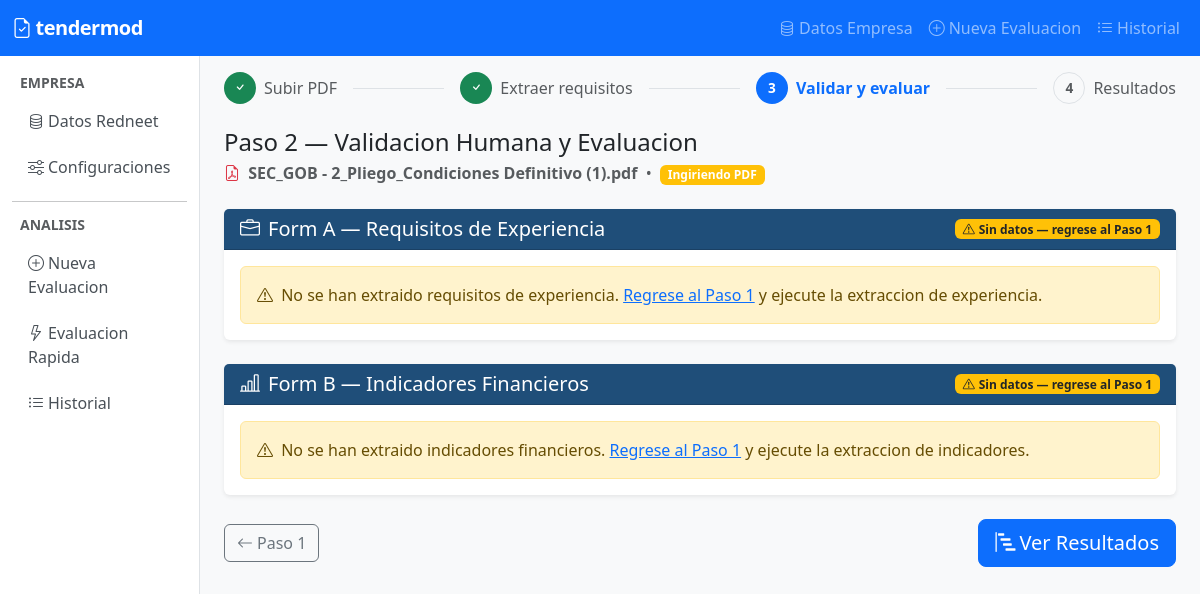
/analysis/12/step2/, run on the app's committed database.
### apps/core/models.py (models this page shows, shortened)
class AnalysisSession(models.Model):
    STATUS_CHOICES = [
        ('created', 'Creado'),
        ('ingesting_pdf', 'Ingiriendo PDF'),
        ('pdf_ready', 'PDF listo'),
        ('extracted', 'Requisitos extraidos'),
        ('evaluating', 'Evaluando'),
        ('completed', 'Completado'),
        ('error', 'Error'),
    ]
    status = models.CharField(max_length=20, choices=STATUS_CHOICES, default='created')
    pdf_filename = models.CharField(max_length=255, blank=True)
    experience_requirements_json = models.TextField(blank=True)
    indicators_requirements_json = models.TextField(blank=True)
    general_info_text = models.TextField(blank=True)
    celery_task_id = models.CharField(max_length=255, blank=True)
    created_at = models.DateTimeField(auto_now_add=True)
    updated_at = models.DateTimeField(auto_now=True)
    class Meta:
        ordering = ['-created_at']
    @property
    def status_display_class(self):
        mapping = {
            'created': 'secondary',
            'ingesting_pdf': 'warning',
            'pdf_ready': 'info',
            'extracted': 'primary',
            'evaluating': 'warning',
            'completed': 'success',
            'error': 'danger',
        }
        return mapping.get(self.status, 'secondary')

### apps/analysis/views.py (the view, shortened to what this page needs)
# urls.py: path('<int:pk>/step2/', views.analysis_step2, name='step2'),
def analysis_step2(request, pk):
    session = get_object_or_404(AnalysisSession, pk=pk)
    exp_initial = {}
    ind_initial = {}
    indicators_list = []
    if request.method == 'POST':
        pass
    exp_form = ExperienceEditForm(initial=exp_initial)
    ind_form = IndicatorsEditForm(initial=ind_initial)
    exp_data = None
    if session.experience_requirements_json:
        try:
            from tendermod.evaluation.schemas import ExperienceResponse
            exp_data = ExperienceResponse.model_validate_json(session.experience_requirements_json)
        except Exception as exc:
            logger.error('Error parseando ExperienceResponse para step2: %s', exc)
    context = {
        'session': session,
        'exp_form': exp_form,
        'ind_form': ind_form,
        'indicators_list': indicators_list,
        'exp_initial_json': json.dumps(exp_initial),
        'system_threshold': SystemConfig.get_solo().threshold_objeto,
        'exp_data': exp_data,
    }
    return render(request, 'analysis/step2.html', context)

### apps/core/models.py (called while the page is built)
    @classmethod
    def get_solo(cls):
        obj, _ = cls.objects.get_or_create(pk=1)
        return obj

### templates/analysis/step2.html (shortened to what this page needs)
{% extends "base.html" %}
{% load static %}
{% load l10n %}
{% block content %}
<div class="d-flex align-items-center gap-2 mb-4">
    <span class="step-badge bg-success text-white"><i class="bi bi-check"></i></span>
    <span class="text-muted">Subir PDF</span>
    <div class="flex-grow-1 border-top mx-2"></div>
    <span class="step-badge bg-success text-white"><i class="bi bi-check"></i></span>
    <span class="text-muted">Extraer requisitos</span>
    <div class="flex-grow-1 border-top mx-2"></div>
    <span class="step-badge bg-primary text-white">3</span>
    <span class="fw-semibold text-primary">Validar y evaluar</span>
    <div class="flex-grow-1 border-top mx-2"></div>
    <span class="step-badge bg-light text-muted border">4</span>
    <span class="text-muted">Resultados</span>
</div>
<div class="d-flex align-items-center gap-3 mb-4">
    <div>
        <h4 class="mb-1">Paso 2 — Validacion Humana y Evaluacion</h4>
        <p class="text-muted mb-0">
            <i class="bi bi-file-earmark-pdf me-1 text-danger"></i>
            <strong>{{ session.pdf_filename }}</strong>
            &nbsp;&bull;&nbsp;
            <span class="badge bg-{{ session.status_display_class }}">
                {{ session.get_status_display }}
            </span>
        </p>
    </div>
</div>
<div class="row g-4">
    <div class="col-12">
        <div class="card border-0 shadow-sm">
            <div class="card-header card-header-tendermod d-flex justify-content-between align-items-center">
                <h5 class="mb-0"><i class="bi bi-briefcase me-2"></i>Form A — Requisitos de Experiencia</h5>
                {% if not session.experience_requirements_json %}
                    <span class="badge bg-warning text-dark">
                        <i class="bi bi-exclamation-triangle me-1"></i>Sin datos — regrese al Paso 1
                    </span>
                {% endif %}
            </div>
            <div class="card-body">
                {% if session.experience_requirements_json %}
                    <p class="text-muted small mb-3">
                        Revise y corrija los requisitos de experiencia extraidos por el LLM antes de evaluar.
                        Los campos editables son los que el sistema usara en la comparacion.
                    </p>
                    <form id="form-experience">
                        <div class="row g-3">
                            <div class="col-12">
                                <label class="form-label fw-semibold">{{ exp_form.listado_codigos.label }}</label>
                                {{ exp_form.listado_codigos }}
                                <div class="form-text">{{ exp_form.listado_codigos.help_text }}</div>
                            </div>
                            <div class="col-md-4">
                                <label class="form-label fw-semibold">{{ exp_form.cantidad_codigos.label }}</label>
                                {{ exp_form.cantidad_codigos }}
                            </div>
                            <div class="col-md-4">
                                <label class="form-label fw-semibold">{{ exp_form.cantidad_contratos.label }}</label>
                                {{ exp_form.cantidad_contratos }}
                            </div>
                            <div class="col-md-4">
                                <label class="form-label fw-semibold">{{ exp_form.valor.label }}</label>
                                {{ exp_form.valor }}
                            </div>
                            <div class="col-12">
                                <label class="form-label fw-semibold">{{ exp_form.objeto.label }}</label>
                                {{ exp_form.objeto }}
                            </div>
                            <div class="col-md-4">
                                <label class="form-label fw-semibold">{{ exp_form.pagina.label }}</label>
                                {{ exp_form.pagina }}
                            </div>
                            <div class="col-md-4">
                                <label class="form-label fw-semibold">{{ exp_form.seccion.label }}</label>
                                {{ exp_form.seccion }}
                            </div>
                            <div class="col-md-6">
                                <label class="form-label fw-semibold">{{ exp_form.regla_codigos.label }}</label>
                                {{ exp_form.regla_codigos }}
                            </div>
                            <div class="col-md-6">
                                <label class="form-label fw-semibold">{{ exp_form.objeto_exige_relevancia.label }}</label>
                                {{ exp_form.objeto_exige_relevancia }}
                            </div>
                            <div class="col-md-6">
                                <label class="form-label fw-semibold small">
                                    Umbral semantico
                                    <span class="badge bg-secondary fw-normal ms-1">Global: {{ system_threshold|floatformat:2 }}</span>
                                </label>
                                <input type="number" id="umbral-experiencia" name="umbral"
                                       min="0" max="1" step="0.01"
                                       value="{% localize off %}{{ system_threshold }}{% endlocalize %}"
                                       class="form-control">
                                <div class="form-text">Sobreescribe el umbral global por esta evaluacion (0.0 - 1.0). Configurar en <a href="{% url 'redneet:settings' %}">Configuraciones</a>.</div>
                            </div>
                            {% if exp_data.modo_evaluacion == "MULTI_CONDICION" %}
                            <div class="col-12 mt-3">
                                <label class="form-label fw-semibold">
                                    Sub-requisitos de Experiencia Especifica
                                    <span class="badge bg-info text-dark ms-1">Multi-condicion</span>
                                </label>
                                <div id="sub-requisitos-container">
                                    {% for sub in exp_data.sub_requisitos %}
                                    <div class="card border mb-2 sub-req-card" data-index="{{ forloop.counter0 }}">
                                        <div class="card-body py-2">
                                            <div class="row g-2 align-items-center">
                                                <div class="col-1 text-center fw-bold text-muted">{{ forloop.counter }}</div>
                                                <div class="col-7">
                                                    <input type="text" class="form-control form-control-sm sub-req-desc"
                                                           value="{{ sub.descripcion }}">
                                                </div>
                                                <div class="col-2">
                                                    <input type="text" class="form-control form-control-sm sub-req-codigos"
                                                           value="{{ sub.codigos_unspsc|join:', ' }}"
                                                           placeholder="Codigos UNSPSC">
                                                </div>
                                                <div class="col-2">
                                                    <input type="number" class="form-control form-control-sm sub-req-cantidad"
                                                           value="{{ sub.cantidad_minima_contratos }}" min="1">
                                                </div>
                                            </div>
                                        </div>
                                    </div>
                                    {% endfor %}
                                </div>
                                <div class="form-text">
                                    Cada sub-requisito debe ser cubierto por un contrato RUP distinto.
                                </div>
                            </div>
                            {% endif %}
                        </div>
                        <div class="mt-4 d-flex align-items-center gap-3">
                            <button type="button" class="btn btn-success btn-lg"
                                    onclick="evaluateExperience()">
                                <i class="bi bi-play-circle me-2"></i>Evaluar Experiencia
                            </button>
                            <div id="spinner-eval-experience"></div>
                        </div>
                    </form>
                {% else %}
                    <div class="alert alert-warning mb-0">
                        <i class="bi bi-exclamation-triangle me-1"></i>
                        No se han extraido requisitos de experiencia.
                        <a href="{% url 'analysis:step1' pk=session.pk %}">Regrese al Paso 1</a>
                        y ejecute la extraccion de experiencia.
                    </div>
                {% endif %}
            </div>
        </div>
    </div>
    <div class="col-12">
        <div class="card border-0 shadow-sm">
            <div class="card-header card-header-tendermod d-flex justify-content-between align-items-center">
                <h5 class="mb-0"><i class="bi bi-bar-chart-line me-2"></i>Form B — Indicadores Financieros</h5>
                {% if not session.indicators_requirements_json %}
                    <span class="badge bg-warning text-dark">
                        <i class="bi bi-exclamation-triangle me-1"></i>Sin datos — regrese al Paso 1
                    </span>
                {% endif %}
            </div>
            <div class="card-body">
                {% if session.indicators_requirements_json %}
                    <p class="text-muted small mb-3">
                        Revise los indicadores financieros extraidos del pliego.
                        Puede editar el valor requerido si el LLM lo interpreto incorrectamente.
                    </p>
                    <div id="indicators-table-container">
                        <table class="table table-sm table-bordered align-middle mb-0" id="indicators-table">
                            <thead class="table-light">
                                <tr>
                                    <th style="width:50%">Indicador</th>
                                    <th style="width:50%">Valor / Condicion requerida</th>
                                </tr>
                            </thead>
                            <tbody id="indicators-tbody">
                                {% for ind in indicators_list %}
                                <tr>
                                    <td>
                                        <input type="hidden" class="ind-name" value="{{ ind.indicador }}">
                                        {{ ind.indicador }}
                                    </td>
                                    <td>
                                        <input type="text" class="form-control form-control-sm ind-valor"
                                               value="{{ ind.valor }}">
                                    </td>
                                </tr>
                                {% empty %}
                                <tr>
                                    <td colspan="2" class="text-muted text-center">Sin indicadores extraidos.</td>
                                </tr>
                                {% endfor %}
                            </tbody>
                        </table>
                    </div>
                    <div class="mt-4 d-flex align-items-center gap-3">
                        <button type="button" class="btn btn-success btn-lg"
                                onclick="evaluateIndicators()">
                            <i class="bi bi-play-circle me-2"></i>Evaluar Indicadores
                        </button>
                        <div id="spinner-eval-indicators"></div>
                    </div>
                {% else %}
                    <div class="alert alert-warning mb-0">
                        <i class="bi bi-exclamation-triangle me-1"></i>
                        No se han extraido indicadores financieros.
                        <a href="{% url 'analysis:step1' pk=session.pk %}">Regrese al Paso 1</a>
                        y ejecute la extraccion de indicadores.
                    </div>
                {% endif %}
            </div>
        </div>
    </div>
</div>
<div class="d-flex justify-content-between align-items-center mt-4">
    <a href="{% url 'analysis:step1' pk=session.pk %}" class="btn btn-outline-secondary">
        <i class="bi bi-arrow-left me-1"></i>Paso 1
    </a>
    <a href="{% url 'analysis:results' pk=session.pk %}"
       class="btn btn-primary btn-lg"
       id="btn-results">
        <i class="bi bi-bar-chart-steps me-1"></i>Ver Resultados
    </a>
</div>
{% endblock %}

### templates/base.html (style rules this page uses)
body { background-color: #f8f9fa; }
.step-badge { width: 2rem; height: 2rem; border-radius: 50%; display: inline-flex; align-items: center; justify-content: center; font-weight: 700; font-size: 0.85rem; }
.card-header-tendermod { background-color: #1F4E79; color: white; }

### data on the page
AnalysisSession: pdf_filename "SEC_GOB - 2_Pliego_Condiciones Definitivo (1).pdf", status "Ingiriendo PDF"
